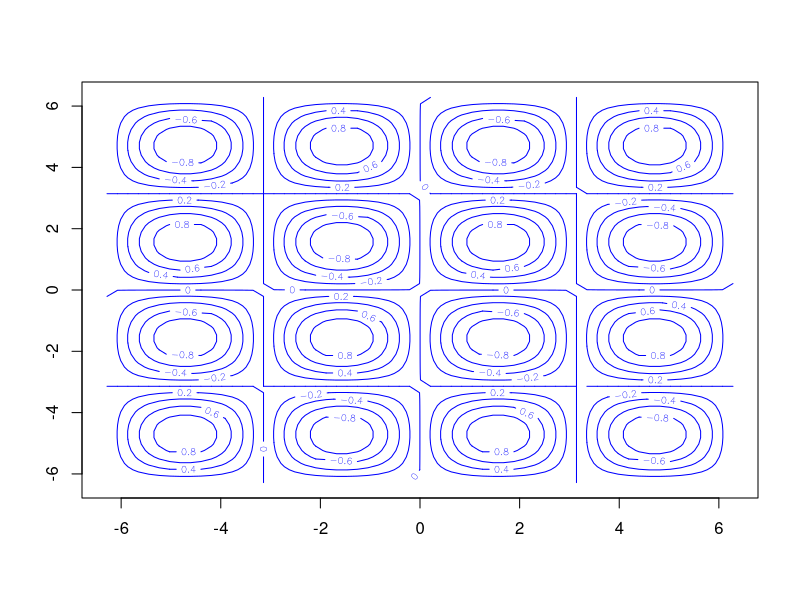
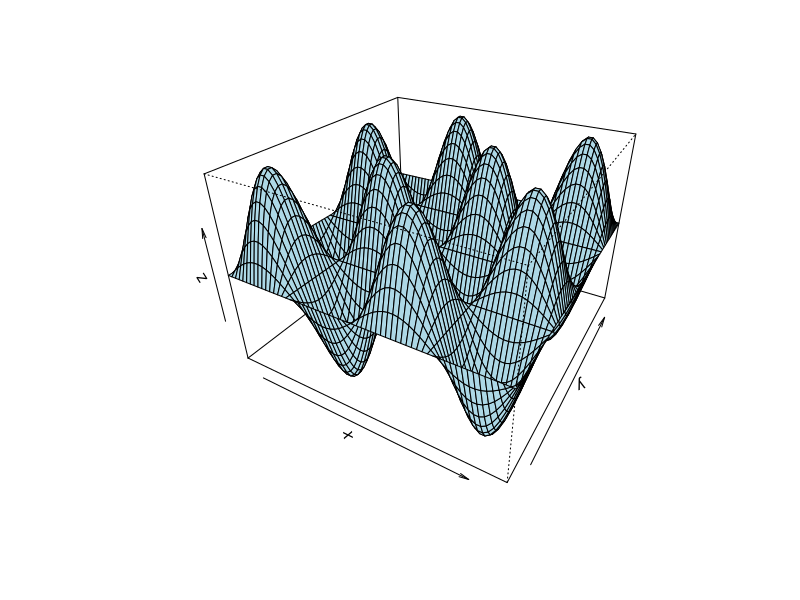

These figures' R source, in order:
# Example 3.13 on Page 177 on PDF version
x<-y<-seq(-2*pi, 2*pi, pi/15)
f<-function(x,y) sin(x)*sin(y)
z<-outer(x,y, f)
contour(x,y,z,col="blue")
persp(x,y,z,theta=30, phi=30, expand=0.7,col="lightblue")